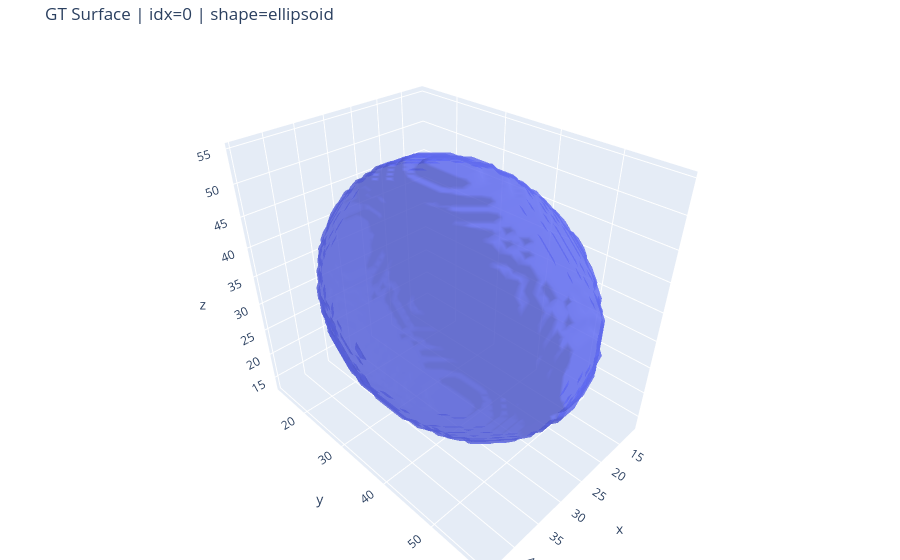
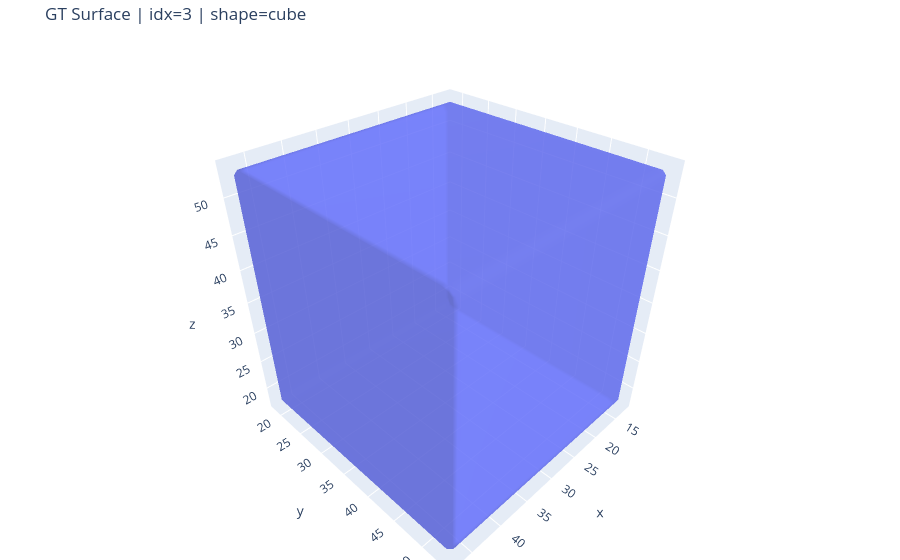

These figures' notebook cell, in order:
### Code cell
visualize_sdf_sample_3d(ds, idx=0)
visualize_sdf_sample_3d(ds, idx=3)

### Figure 1 — Plotly figure (JSON) as saved in the notebook; plotly's stock layout.template omitted (floating-point values rounded to 4 significant figures; data arrays with more than 128 entries replaced by an {"elided": "..."} marker saying what was removed)
{"data": [{"i": {"elided": "14788 int values"}, "j": {"elided": "14788 int values"}, "k": {"elided": "14788 int values"}, "name": "SDF=0 surface", "opacity": 0.6, "type": "mesh3d", "x": {"elided": "7396 float values"}, "y": {"elided": "7396 float values"}, "z": {"elided": "7396 float values"}}], "layout": {"margin": {"b": 0, "l": 0, "r": 0, "t": 40}, "scene": {"aspectmode": "data"}, "title": {"text": "GT Surface | idx=0 | shape=ellipsoid"}}}

### Figure 2 — Plotly figure (JSON) as saved in the notebook; plotly's stock layout.template omitted (floating-point values rounded to 4 significant figures; data arrays with more than 128 entries replaced by an {"elided": "..."} marker saying what was removed)
{"data": [{"i": {"elided": "14976 int values"}, "j": {"elided": "14976 int values"}, "k": {"elided": "14976 int values"}, "name": "SDF=0 surface", "opacity": 0.6, "type": "mesh3d", "x": {"elided": "7490 float values"}, "y": {"elided": "7490 float values"}, "z": {"elided": "7490 float values"}}], "layout": {"margin": {"b": 0, "l": 0, "r": 0, "t": 40}, "scene": {"aspectmode": "data"}, "title": {"text": "GT Surface | idx=3 | shape=cube"}}}
